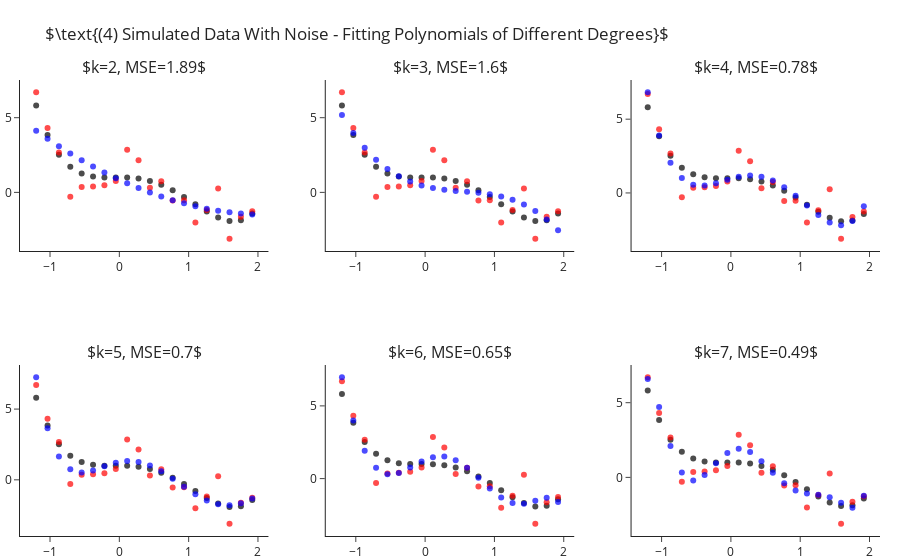

Here is the notebook cell this chart was saved with:
### Markdown cell above
## Fitting Polynomial Of Different Degrees - With Sample Noise

Still fitting for different values of $k$, let us add some standard Gaussian noise (i.e. $\mathcal{N}\left(0,1\right)$).
This time we observe two things:
- Even for the correct $k=4$ model we are not able to achieve zero MSE.
- As we increase $4<k\rightarrow 7$ we manage to decrease the error more and more.

### Code cell
y = y_ + np.random.normal(size=len(y_))

ks = range(2, 8)
fig = make_subplots(2, 3, subplot_titles=list(ks))
for i, k in enumerate(ks):
    r,c = i//3+1, i%3+1 
    
    y_hat = make_pipeline(PolynomialFeatures(k), LinearRegression(fit_intercept=False)).fit(X, y).predict(X)
    fig.add_traces([go.Scatter(x=x, y=y_, mode="markers", name="Real Points",  marker=dict(color="black", opacity=.7), showlegend=False),
                    go.Scatter(x=x, y=y, mode="markers", name="Observed Points",  marker=dict(color="red", opacity=.7), showlegend=False), 
                    go.Scatter(x=x, y=y_hat, mode="markers", name="Predicted Points",  marker=dict(color="blue", opacity=.7), showlegend=False)], rows=r, cols=c)
    fig["layout"]["annotations"][i]["text"] = rf"$k={{0}}, MSE={{1}}$".format(k, round(np.mean((y-y_hat)**2), 2))

fig.update_layout(title=r"$\text{(4) Simulated Data With Noise - Fitting Polynomials of Different Degrees}$", margin=dict(t=80)).show()

### Figure 1 — Plotly figure (JSON) as saved in the notebook; plotly's stock layout.template omitted (floating-point values rounded to 4 significant figures)
{"data": [{"marker": {"color": "black", "opacity": 0.7}, "mode": "markers", "name": "Real Points", "showlegend": false, "x": [-1.2, -1.036, -0.8718, -0.7077, -0.5436, -0.3795, -0.2154, -0.05128, 0.1128, 0.2769, 0.441, 0.6051, 0.7692, 0.9333, 1.097, 1.262, 1.426, 1.59, 1.754, 1.918], "y": [5.81, 3.838, 2.523, 1.709, 1.261, 1.058, 0.9989, 0.999, 0.9909, 0.9251, 0.769, 0.5078, 0.1439, -0.3028, -0.7951, -1.278, -1.68, -1.912, -1.866, -1.418], "type": "scatter", "xaxis": "x", "yaxis": "y"}, {"marker": {"color": "red", "opacity": 0.7}, "mode": "markers", "name": "Observed Points", "showlegend": false, "x": [-1.2, -1.036, -0.8718, -0.7077, -0.5436, -0.3795, -0.2154, -0.05128, 0.1128, 0.2769, 0.441, 0.6051, 0.7692, 0.9333, 1.097, 1.262, 1.426, 1.59, 1.754, 1.918], "y": [6.7, 4.313, 2.675, -0.2947, 0.3525, 0.3945, 0.4726, 0.7684, 2.854, 2.143, 0.3145, 0.7483, -0.5439, -0.531, -2.011, -1.179, 0.2586, -3.101, -1.626, -1.258], "type": "scatter", "xaxis": "x", "yaxis": "y"}, {"marker": {"color": "blue", "opacity": 0.7}, "mode": "markers", "name": "Predicted Points", "showlegend": false, "x": [-1.2, -1.036, -0.8718, -0.7077, -0.5436, -0.3795, -0.2154, -0.05128, 0.1128, 0.2769, 0.441, 0.6051, 0.7692, 0.9333, 1.097, 1.262, 1.426, 1.59, 1.754, 1.918], "y": [4.121, 3.589, 3.085, 2.606, 2.154, 1.727, 1.328, 0.9542, 0.607, 0.2861, -0.008503, -0.2768, -0.5189, -0.7346, -0.9241, -1.087, -1.224, -1.335, -1.419, -1.477], "type": "scatter", "xaxis": "x", "yaxis": "y"}, {"marker": {"color": "black", "opacity": 0.7}, "mode": "markers", "name": "Real Points", "showlegend": false, "x": [-1.2, -1.036, -0.8718, -0.7077, -0.5436, -0.3795, -0.2154, -0.05128, 0.1128, 0.2769, 0.441, 0.6051, 0.7692, 0.9333, 1.097, 1.262, 1.426, 1.59, 1.754, 1.918], "y": [5.81, 3.838, 2.523, 1.709, 1.261, 1.058, 0.9989, 0.999, 0.9909, 0.9251, 0.769, 0.5078, 0.1439, -0.3028, -0.7951, -1.278, -1.68, -1.912, -1.866, -1.418], "type": "scatter", "xaxis": "x2", "yaxis": "y2"}, {"marker": {"color": "red", "opacity": 0.7}, "mode": "markers", "name": "Observed Points", "showlegend": false, "x": [-1.2, -1.036, -0.8718, -0.7077, -0.5436, -0.3795, -0.2154, -0.05128, 0.1128, 0.2769, 0.441, 0.6051, 0.7692, 0.9333, 1.097, 1.262, 1.426, 1.59, 1.754, 1.918], "y": [6.7, 4.313, 2.675, -0.2947, 0.3525, 0.3945, 0.4726, 0.7684, 2.854, 2.143, 0.3145, 0.7483, -0.5439, -0.531, -2.011, -1.179, 0.2586, -3.101, -1.626, -1.258], "type": "scatter", "xaxis": "x2", "yaxis": "y2"}, {"marker": {"color": "blue", "opacity": 0.7}, "mode": "markers", "name": "Predicted Points", "showlegend": false, "x": [-1.2, -1.036, -0.8718, -0.7077, -0.5436, -0.3795, -0.2154, -0.05128, 0.1128, 0.2769, 0.441, 0.6051, 0.7692, 0.9333, 1.097, 1.262, 1.426, 1.59, 1.754, 1.918], "y": [5.184, 3.981, 2.991, 2.192, 1.562, 1.079, 0.721, 0.466, 0.2922, 0.1775, 0.1001, 0.03802, -0.03069, -0.128, -0.2757, -0.496, -0.8106, -1.242, -1.811, -2.54], "type": "scatter", "xaxis": "x2", "yaxis": "y2"}, {"marker": {"color": "black", "opacity": 0.7}, "mode": "markers", "name": "Real Points", "showlegend": false, "x": [-1.2, -1.036, -0.8718, -0.7077, -0.5436, -0.3795, -0.2154, -0.05128, 0.1128, 0.2769, 0.441, 0.6051, 0.7692, 0.9333, 1.097, 1.262, 1.426, 1.59, 1.754, 1.918], "y": [5.81, 3.838, 2.523, 1.709, 1.261, 1.058, 0.9989, 0.999, 0.9909, 0.9251, 0.769, 0.5078, 0.1439, -0.3028, -0.7951, -1.278, -1.68, -1.912, -1.866, -1.418], "type": "scatter", "xaxis": "x3", "yaxis": "y3"}, {"marker": {"color": "red", "opacity": 0.7}, "mode": "markers", "name": "Observed Points", "showlegend": false, "x": [-1.2, -1.036, -0.8718, -0.7077, -0.5436, -0.3795, -0.2154, -0.05128, 0.1128, 0.2769, 0.441, 0.6051, 0.7692, 0.9333, 1.097, 1.262, 1.426, 1.59, 1.754, 1.918], "y": [6.7, 4.313, 2.675, -0.2947, 0.3525, 0.3945, 0.4726, 0.7684, 2.854, 2.143, 0.3145, 0.7483, -0.5439, -0.531, -2.011, -1.179, 0.2586, -3.101, -1.626, -1.258], "type": "scatter", "xaxis": "x3", "yaxis": "y3"}, {"marker": {"color": "blue", "opacity": 0.7}, "mode": "markers", "name": "Predicted Points", "showlegend": false, "x": [-1.2, -1.036, -0.8718, -0.7077, -0.5436, -0.3795, -0.2154, -0.05128, 0.1128, 0.2769, 0.441, 0.6051, 0.7692, 0.9333, 1.097, 1.262, 1.426, 1.59, 1.754, 1.918], "y": [6.822, 3.895, 2.043, 1.007, 0.5588, 0.4983, 0.6559, 0.8913, 1.094, 1.182, 1.104, 0.8394, 0.3945, -0.1931, -0.8565, -1.499, -1.996, -2.19, -1.897, -0.9018], "type": "scatter", "xaxis": "x3", "yaxis": "y3"}, {"marker": {"color": "black", "opacity": 0.7}, "mode": "markers", "name": "Real Points", "showlegend": false, "x": [-1.2, -1.036, -0.8718, -0.7077, -0.5436, -0.3795, -0.2154, -0.05128, 0.1128, 0.2769, 0.441, 0.6051, 0.7692, 0.9333, 1.097, 1.262, 1.426, 1.59, 1.754, 1.918], "y": [5.81, 3.838, 2.523, 1.709, 1.261, 1.058, 0.9989, 0.999, 0.9909, 0.9251, 0.769, 0.5078, 0.1439, -0.3028, -0.7951, -1.278, -1.68, -1.912, -1.866, -1.418], "type": "scatter", "xaxis": "x4", "yaxis": "y4"}, {"marker": {"color": "red", "opacity": 0.7}, "mode": "markers", "name": "Observed Points", "showlegend": false, "x": [-1.2, -1.036, -0.8718, -0.7077, -0.5436, -0.3795, -0.2154, -0.05128, 0.1128, 0.2769, 0.441, 0.6051, 0.7692, 0.9333, 1.097, 1.262, 1.426, 1.59, 1.754, 1.918], "y": [6.7, 4.313, 2.675, -0.2947, 0.3525, 0.3945, 0.4726, 0.7684, 2.854, 2.143, 0.3145, 0.7483, -0.5439, -0.531, -2.011, -1.179, 0.2586, -3.101, -1.626, -1.258], "type": "scatter", "xaxis": "x4", "yaxis": "y4"}, {"marker": {"color": "blue", "opacity": 0.7}, "mode": "markers", "name": "Predicted Points", "showlegend": false, "x": [-1.2, -1.036, -0.8718, -0.7077, -0.5436, -0.3795, -0.2154, -0.05128, 0.1128, 0.2769, 0.441, 0.6051, 0.7692, 0.9333, 1.097, 1.262, 1.426, 1.59, 1.754, 1.918], "y": [7.246, 3.649, 1.648, 0.7395, 0.5178, 0.6672, 0.9518, 1.207, 1.329, 1.269, 1.018, 0.6038, 0.07897, -0.4889, -1.025, -1.458, -1.728, -1.795, -1.651, -1.326], "type": "scatter", "xaxis": "x4", "yaxis": "y4"}, {"marker": {"color": "black", "opacity": 0.7}, "mode": "markers", "name": "Real Points", "showlegend": false, "x": [-1.2, -1.036, -0.8718, -0.7077, -0.5436, -0.3795, -0.2154, -0.05128, 0.1128, 0.2769, 0.441, 0.6051, 0.7692, 0.9333, 1.097, 1.262, 1.426, 1.59, 1.754, 1.918], "y": [5.81, 3.838, 2.523, 1.709, 1.261, 1.058, 0.9989, 0.999, 0.9909, 0.9251, 0.769, 0.5078, 0.1439, -0.3028, -0.7951, -1.278, -1.68, -1.912, -1.866, -1.418], "type": "scatter", "xaxis": "x5", "yaxis": "y5"}, {"marker": {"color": "red", "opacity": 0.7}, "mode": "markers", "name": "Observed Points", "showlegend": false, "x": [-1.2, -1.036, -0.8718, -0.7077, -0.5436, -0.3795, -0.2154, -0.05128, 0.1128, 0.2769, 0.441, 0.6051, 0.7692, 0.9333, 1.097, 1.262, 1.426, 1.59, 1.754, 1.918], "y": [6.7, 4.313, 2.675, -0.2947, 0.3525, 0.3945, 0.4726, 0.7684, 2.854, 2.143, 0.3145, 0.7483, -0.5439, -0.531, -2.011, -1.179, 0.2586, -3.101, -1.626, -1.258], "type": "scatter", "xaxis": "x5", "yaxis": "y5"}, {"marker": {"color": "blue", "opacity": 0.7}, "mode": "markers", "name": "Predicted Points", "showlegend": false, "x": [-1.2, -1.036, -0.8718, -0.7077, -0.5436, -0.3795, -0.2154, -0.05128, 0.1128, 0.2769, 0.441, 0.6051, 0.7692, 0.9333, 1.097, 1.262, 1.426, 1.59, 1.754, 1.918], "y": [6.965, 3.99, 1.92, 0.7386, 0.3002, 0.3864, 0.7551, 1.178, 1.473, 1.518, 1.267, 0.7474, 0.05061, -0.6856, -1.306, -1.676, -1.729, -1.524, -1.31, -1.608], "type": "scatter", "xaxis": "x5", "yaxis": "y5"}, {"marker": {"color": "black", "opacity": 0.7}, "mode": "markers", "name": "Real Points", "showlegend": false, "x": [-1.2, -1.036, -0.8718, -0.7077, -0.5436, -0.3795, -0.2154, -0.05128, 0.1128, 0.2769, 0.441, 0.6051, 0.7692, 0.9333, 1.097, 1.262, 1.426, 1.59, 1.754, 1.918], "y": [5.81, 3.838, 2.523, 1.709, 1.261, 1.058, 0.9989, 0.999, 0.9909, 0.9251, 0.769, 0.5078, 0.1439, -0.3028, -0.7951, -1.278, -1.68, -1.912, -1.866, -1.418], "type": "scatter", "xaxis": "x6", "yaxis": "y6"}, {"marker": {"color": "red", "opacity": 0.7}, "mode": "markers", "name": "Observed Points", "showlegend": false, "x": [-1.2, -1.036, -0.8718, -0.7077, -0.5436, -0.3795, -0.2154, -0.05128, 0.1128, 0.2769, 0.441, 0.6051, 0.7692, 0.9333, 1.097, 1.262, 1.426, 1.59, 1.754, 1.918], "y": [6.7, 4.313, 2.675, -0.2947, 0.3525, 0.3945, 0.4726, 0.7684, 2.854, 2.143, 0.3145, 0.7483, -0.5439, -0.531, -2.011, -1.179, 0.2586, -3.101, -1.626, -1.258], "type": "scatter", "xaxis": "x6", "yaxis": "y6"}, {"marker": {"color": "blue", "opacity": 0.7}, "mode": "markers", "name": "Predicted Points", "showlegend": false, "x": [-1.2, -1.036, -0.8718, -0.7077, -0.5436, -0.3795, -0.2154, -0.05128, 0.1128, 0.2769, 0.441, 0.6051, 0.7692, 0.9333, 1.097, 1.262, 1.426, 1.59, 1.754, 1.918], "y": [6.59, 4.72, 2.098, 0.3315, -0.2166, 0.162, 0.9412, 1.629, 1.911, 1.697, 1.089, 0.309, -0.4, -0.8718, -1.082, -1.159, -1.322, -1.701, -2.04, -1.233], "type": "scatter", "xaxis": "x6", "yaxis": "y6"}], "layout": {"xaxis": {"anchor": "y", "domain": [0.0, 0.2889]}, "yaxis": {"anchor": "x", "domain": [0.625, 1.0]}, "xaxis2": {"anchor": "y2", "domain": [0.3556, 0.6444]}, "yaxis2": {"anchor": "x2", "domain": [0.625, 1.0]}, "xaxis3": {"anchor": "y3", "domain": [0.7111, 1.0]}, "yaxis3": {"anchor": "x3", "domain": [0.625, 1.0]}, "xaxis4": {"anchor": "y4", "domain": [0.0, 0.2889]}, "yaxis4": {"anchor": "x4", "domain": [0.0, 0.375]}, "xaxis5": {"anchor": "y5", "domain": [0.3556, 0.6444]}, "yaxis5": {"anchor": "x5", "domain": [0.0, 0.375]}, "xaxis6": {"anchor": "y6", "domain": [0.7111, 1.0]}, "yaxis6": {"anchor": "x6", "domain": [0.0, 0.375]}, "annotations": [{"font": {"size": 16}, "showarrow": false, "text": "$k=2, MSE=1.89$", "x": 0.1444, "xanchor": "center", "xref": "paper", "y": 1.0, "yanchor": "bottom", "yref": "paper"}, {"font": {"size": 16}, "showarrow": false, "text": "$k=3, MSE=1.6$", "x": 0.5, "xanchor": "center", "xref": "paper", "y": 1.0, "yanchor": "bottom", "yref": "paper"}, {"font": {"size": 16}, "showarrow": false, "text": "$k=4, MSE=0.78$", "x": 0.8556, "xanchor": "center", "xref": "paper", "y": 1.0, "yanchor": "bottom", "yref": "paper"}, {"font": {"size": 16}, "showarrow": false, "text": "$k=5, MSE=0.7$", "x": 0.1444, "xanchor": "center", "xref": "paper", "y": 0.375, "yanchor": "bottom", "yref": "paper"}, {"font": {"size": 16}, "showarrow": false, "text": "$k=6, MSE=0.65$", "x": 0.5, "xanchor": "center", "xref": "paper", "y": 0.375, "yanchor": "bottom", "yref": "paper"}, {"font": {"size": 16}, "showarrow": false, "text": "$k=7, MSE=0.49$", "x": 0.8556, "xanchor": "center", "xref": "paper", "y": 0.375, "yanchor": "bottom", "yref": "paper"}], "margin": {"t": 80}, "title": {"text": "$\\text{(4) Simulated Data With Noise - Fitting Polynomials of Different Degrees}$"}}}
